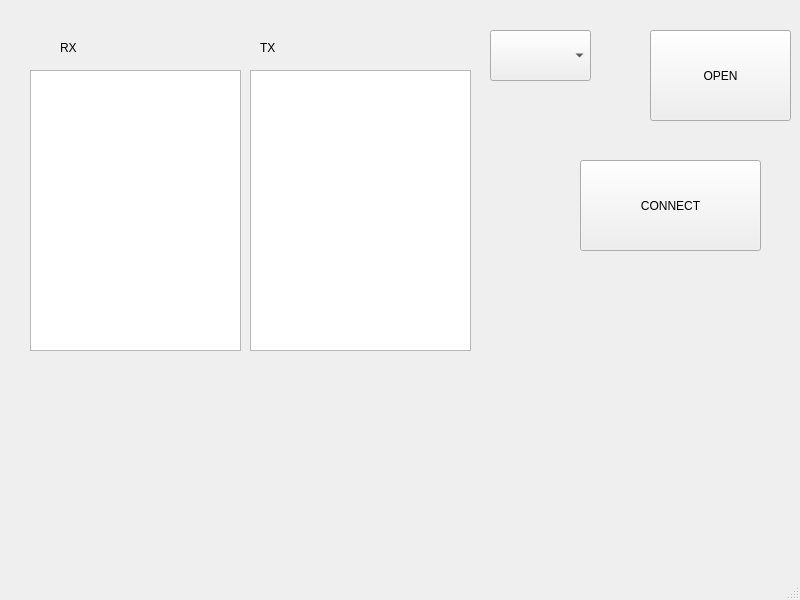
<?xml version="1.0" encoding="UTF-8"?>
<ui version="4.0">
 <class>MainWindow</class>
 <widget class="QMainWindow" name="MainWindow">
  <property name="geometry">
   <rect>
    <x>0</x>
    <y>0</y>
    <width>800</width>
    <height>600</height>
   </rect>
  </property>
  <property name="windowTitle">
   <string>MainWindow</string>
  </property>
  <widget class="QWidget" name="centralwidget">
   <widget class="QPlainTextEdit" name="plainTextRX">
    <property name="geometry">
     <rect>
      <x>30</x>
      <y>70</y>
      <width>211</width>
      <height>281</height>
     </rect>
    </property>
   </widget>
   <widget class="QPlainTextEdit" name="plainTextTX">
    <property name="geometry">
     <rect>
      <x>250</x>
      <y>70</y>
      <width>221</width>
      <height>281</height>
     </rect>
    </property>
   </widget>
   <widget class="QLabel" name="label">
    <property name="geometry">
     <rect>
      <x>60</x>
      <y>40</y>
      <width>49</width>
      <height>16</height>
     </rect>
    </property>
    <property name="text">
     <string>RX</string>
    </property>
   </widget>
   <widget class="QLabel" name="label_2">
    <property name="geometry">
     <rect>
      <x>260</x>
      <y>40</y>
      <width>49</width>
      <height>16</height>
     </rect>
    </property>
    <property name="text">
     <string>TX</string>
    </property>
   </widget>
   <widget class="QPushButton" name="buttonOpenPort">
    <property name="geometry">
     <rect>
      <x>650</x>
      <y>30</y>
      <width>141</width>
      <height>91</height>
     </rect>
    </property>
    <property name="text">
     <string>OPEN</string>
    </property>
   </widget>
   <widget class="QPushButton" name="buttonSendSerial">
    <property name="geometry">
     <rect>
      <x>580</x>
      <y>160</y>
      <width>181</width>
      <height>91</height>
     </rect>
    </property>
    <property name="text">
     <string>CONNECT</string>
    </property>
   </widget>
   <widget class="QComboBox" name="comboBoxPorts">
    <property name="geometry">
     <rect>
      <x>490</x>
      <y>30</y>
      <width>101</width>
      <height>51</height>
     </rect>
    </property>
   </widget>
  </widget>
  <widget class="QStatusBar" name="statusbar"/>
 </widget>
 <resources/>
 <connections/>
</ui>
